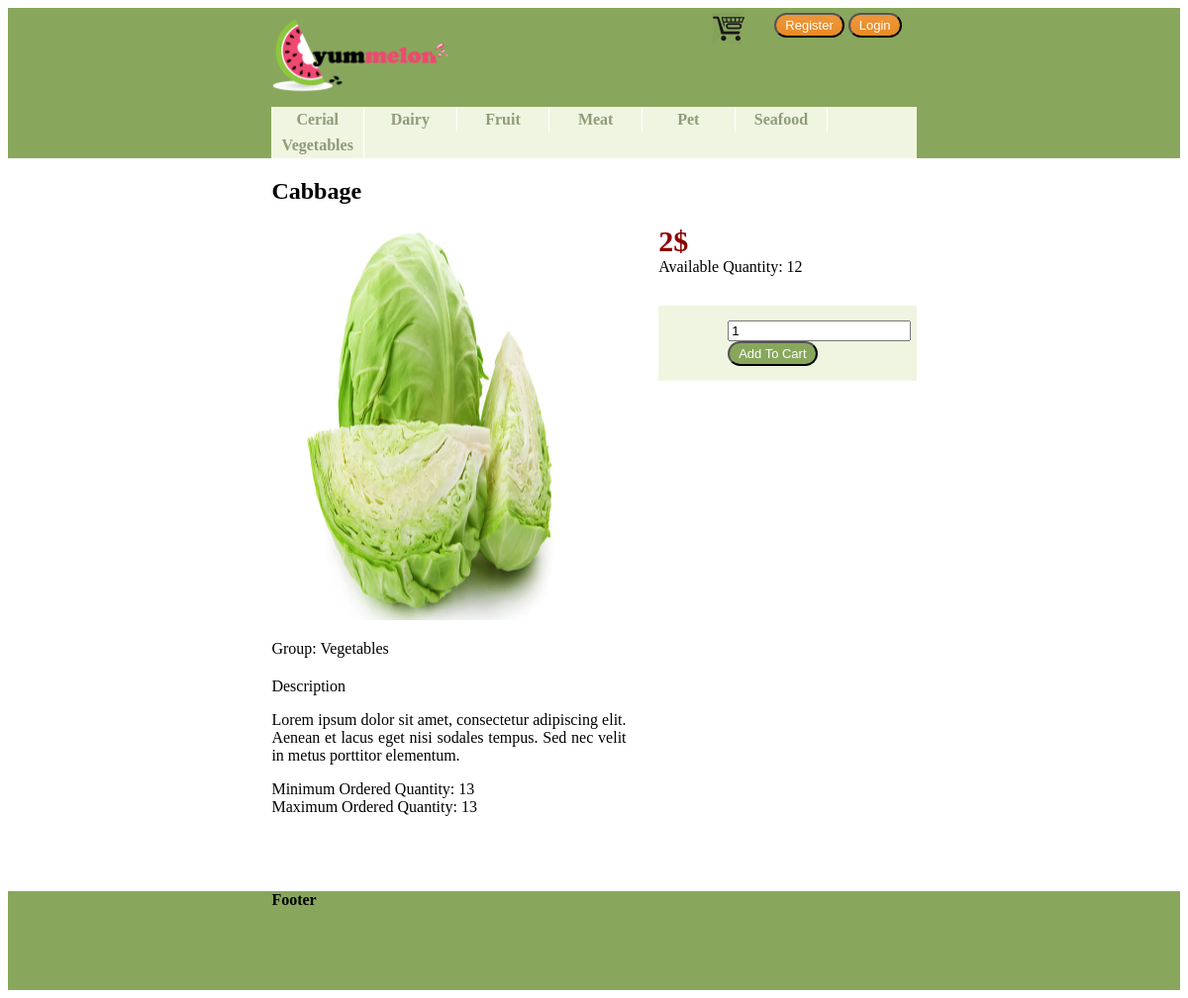
Page /product.php?code=V_007_WCB on the committed database.
### tables this page shows
CREATE TABLE IF NOT EXISTS `product_groups` (
  `group_code` char(1) NOT NULL,
  `group_name` varchar(50) NOT NULL,
  PRIMARY KEY (`group_code`)
);

CREATE TABLE IF NOT EXISTS `products` (
  `prod_code` varchar(20) NOT NULL,
  `name` varchar(50) NOT NULL,
  `description` varchar(500) NOT NULL,
  `prod_group` char(1) NOT NULL,
  `list_price` decimal(10,2) NOT NULL,
  `qty_on_hand` int(11) NOT NULL,
  `procur_level` int(11) NOT NULL,
  `procur_qty` int(11) NOT NULL,
  `imageUrl` varchar(100) DEFAULT NULL,
  PRIMARY KEY (`prod_code`),
  KEY `prod_group` (`prod_group`)
);

### Code/init.php (called while the page is built, shortened)
<?php
require_once dirname(__FILE__)."/Template.php";
renderMaster(dirname(__FILE__)."/../Templates/header.php", dirname(__FILE__)."/../Templates/footer.php");

### Code/Database.php (called while the page is built, shortened)
<?php
class MysqlDatabaseConnector
{
	private $_host;
	private $_database;
	private $_user;
	private $_password;
	function __construct($host, $database, $user, $password)
	{
		$this->_host = $host;
		$this->_database = $database;
		$this->_user = $user;
		$this->_password = $password;
	}
	public function createConnection()
	{
		try {
			$con=mysqli_connect($this->_host,$this->_user,$this->_password,$this->_database);
			return $con;
		}
		catch(Exception $e) {
			echo "Failed to connect to MySQL: " . mysqli_connect_error();
			return 0;
		}
	}
}
class MysqlDatabaseEngine implements IDatabaseEngine
{
    private $_connectionString = '';
    private $_connector = null;
    private $_isInitialized = false;
    public function setConnectionString($connectionString='')
    {
        $this->_connectionString = $connectionString;
    }
    public function initialize()
    {
        if(!$this->_isInitialized)
        {
            $data = array();
            $pairs = explode(",", $this->_connectionString);
            foreach($pairs as $pair)
            {
                list($name, $value) = explode("=", $pair, 2);
                $data[$name] = $value;
            }
            $this->_connector = new MysqlDatabaseConnector($data["host"], $data["database"], $data["user"], $data["password"]);
            $this->_isInitialized = true;
        }
    }
    public function ExecuteDataTable($query)
    {
        $con = $this->_connector->createConnection();
        $this->insertParameters($query, $con, func_get_args(), 1);
        $result = mysqli_query($con,$query)or die("Error: ".mysqli_error($con));
        $dt = $this->getDataTableFromResult($result);
        return $dt;
    }
    public function WhileReader($query, $consumer)
    {
        $con = $this->_connector->createConnection();
        $this->insertParameters($query, $con, func_get_args(), 2);
        $i=0;
        try{
            $result = mysqli_query($con,$query)or die("Error: ".mysqli_error($con));
            while($row = mysqli_fetch_array($result)) {
                $i++;
            }
        }catch(Exception $ex)        {
            mysqli_free_result($result);
            mysqli_close($con);
            throw $ex;
        }
        return $i>0;
    }
    private function getDataTableFromResult($result)
    {
        $dt = new DataTable();
        $i=0;
        $dt->columns = array();
        while($col = mysqli_fetch_field($result))
        {
            $dt->columns[$i] = $col;
            $i++;
        }
        $i=0;
        $dt->rows = array();
        while($row = mysqli_fetch_array($result)) {
            $dt->rows[$i] = $row;
            $i++;
        }
        return $dt;
    }
    private function insertParameters(&$query, $connection, $params, $paramOffset)
    {
        if(count($params) <= $paramOffset)
            return;
        $params = array_slice($params,$paramOffset);
        $queryParts = explode("?", " ".$query." ");
        $result = $queryParts[0];
        $j=0;
        $l = count($params);
        for($i=1; $i<count($queryParts); $i++)
        {
            $p = $j>$l-1 ? $params[$l-1] : $params[$j];
            $j++;
            $result = $result.mysqli_real_escape_string($connection, $p).$queryParts[$i];
        }
        $query = $result;
    }
}

### Code/Product.php (called while the page is built, shortened)
<?php
class Product
{
	public function loadFromDb($code){
		$dt = Application::getDB()->ExecuteDataTable("select * from products p inner join product_groups pg on pg.group_code = p.prod_group where p.prod_code='?'", $code);
	}
}

### Templates/GroupListItem.php (the view)
<div class="item">
	<a href="<?= $model['url'] ?>">
		<div class="name"><strong><?= $model['name'] ?></strong></div>
	</a>
</div>

### Templates/List.php
<ul>
	<?php foreach($model["items"] as &$item){ ?>
		<li>
			<?php echo renderTemplate($model["itemTemplate"], $item); ?>
		</li>
	<?php } ?>
</ul>

### Templates/ProductDetails.php (shortened to what this page needs)
<?php
	$queryString = "SELECT min(order_qty) AS min_order, max(order_qty) AS max_order FROM `order_details` WHERE prod_code = '".$model['code']."' GROUP BY prod_code ";
		$product_orders = array();
	Application::getDB()->WhileReader($queryString, function(&$row) use(&$product_orders){
		$product_orders['min'] = $row['min_order']>0 ? $row['min_order'] : 0;
		$product_orders['max'] = $row['max_order']>0 ? $row['max_order'] : 0;
	});
?>
<div class="details" code="<?= $model['code'] ?>">
	<h2><?= $model['name'] ?></h2>
	<div class="productInfo">
		<div>
			<img src="<?= $model['imageUrl'] ?>" width="400" height="400" alt="<?= $model['name'] ?>" />
		</div>
		<div class="group">Group: <?= $model['groupName'] ?></div>
		<div class="description">
			<span>Description</span>
			<p><?= $model['description'] ?></p>
		</div>
		<div class="orderStatistics">
			<div>
				<span> Minimum Ordered Quantity: </span>
				<span> <?= $product_orders['min'] ?> </span>
			</div>
			<div>
				<span> Maximum Ordered Quantity: </span>
				<span> <?= $product_orders['max'] ?> </span>
			</div>
		</div>
	</div>
	<div class="productOrderArea">
		<div class="price"><?= $model['price'] ?>$</div>
		<div class="quantity">Available Quantity: <?= $model['availableQuantity'] ?></div>
		<div class="addToCartArea">
			<input class="orderedQuantity" type="text" name="orderedQty" placeholder="Qty" value="1"/>
			<input class="groceriesBtn add-to-cart-button" type="button" value="Add To Cart" />
		</div>
	</div>
</div>

### styles/style.css (style rules this page uses)
.groceriesBtn { background: #ed973b; background-image: -webkit-linear-gradient(top, #88a75c, #88a75c); background-image: -moz-linear-gradient(top, #88a75c, #88a75c); background-image: -ms-linear-gradient(top, #88a75c, #88a75c); background-image: -o-linear-gradient(top, #88a75c, #88a75c); background-image: linear-gradient(to bottom, #88a75c, #88a75c); -webkit-border-radius: 20; -moz-border-radius: 20; border-radius: 20px; font-family: Arial; color: white; font-size: 13px; padding: 3px 9px 3px 9px; text-decoration: none; }
.header .categoriesMenu ul { float: left; width: 100%; padding: 0; margin: 0; list-style-type: none; background-color: #f0f5e1; }
.header .categoriesMenu li { display: inline; }
.header .categoriesMenu a { float: left; background-color: #f0f5e1; color: #8e9c79; text-align: center; text-decoration: none; width: 13%; padding: 4px; border-right: 1px solid white; }
.details .productInfo { float: left; display: inline-block; width: 55%; }
.details .productInfo .description { margin-top: 20px; }
.details .productInfo .description p { text-align: justify; }
.details .productInfo img { width: 90%; display: block; margin-bottom: 20px; }
.details .productOrderArea { float: right; display: inline-block; width: 40%; }
.details .productOrderArea .price { font-size: 30px; font-weight: bold; color: darkred; }
.details .productOrderArea .addToCartArea { background-color: #f0f5e1; display: block; margin-top: 30px; padding: 15px 70px; }
.details .productOrderArea .addToCartArea .orderedQuantity, { width: 30px; text-align: center; }

### rows in the picture
product_groups: group_name "Cerial"
product_groups: group_name "Dairy"
product_groups: group_name "Fruit"
product_groups: group_name "Meat"
product_groups: group_name "Pet"
product_groups: group_name "Seafood"
product_groups: group_name "Vegetables"
products: name "Cabbage", prod_group.group_name "Vegetables", description "Lorem ipsum dolor sit amet, consectetur adipiscing elit. Aenean et lacus eget nisi sodales tempus. Sed nec velit in metus porttitor elementum.", qty_on_hand "12"

### other values in the picture
$product_orders['min'] "13"
$product_orders['max'] "13"
$model['price'] "2"
